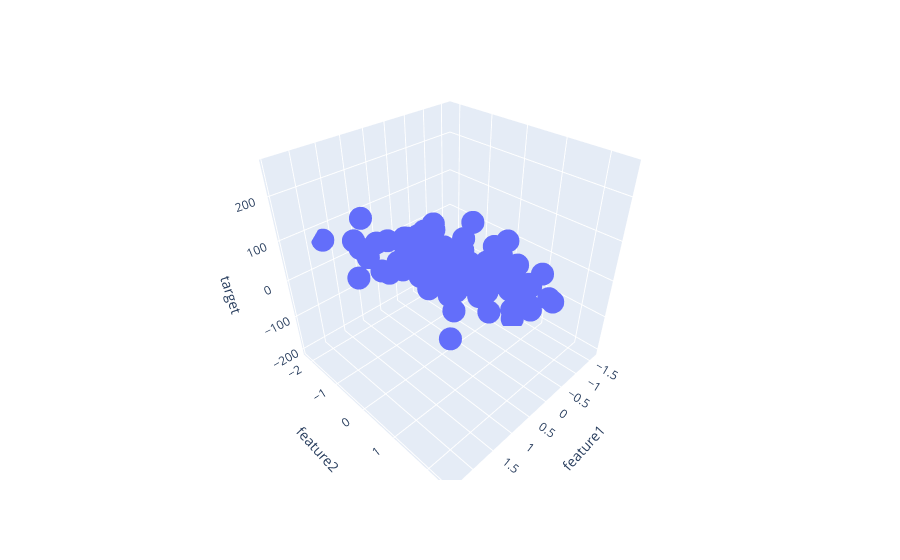

The cell this chart's notebook holds for it:
### Code cell
fig = px.scatter_3d(df,x='feature1',y='feature2',z='target')
fig.show()
